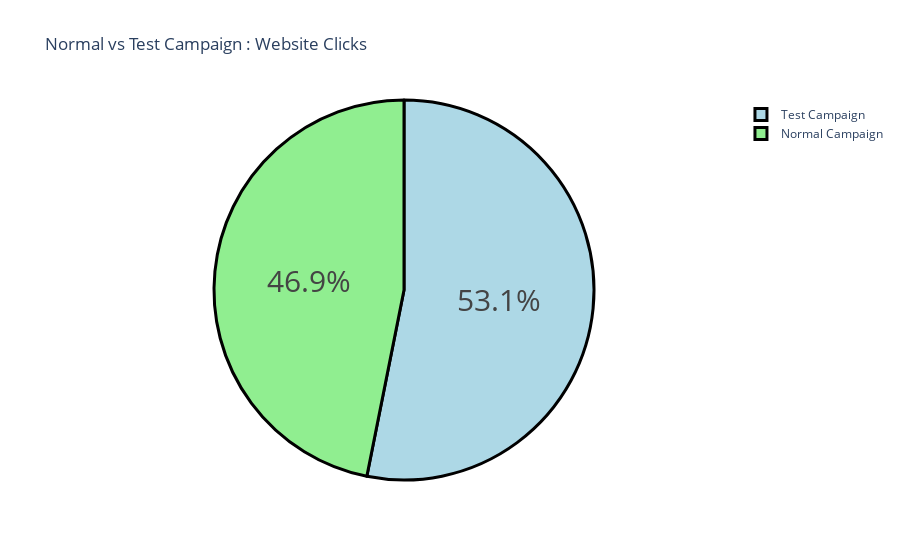

This figure's notebook cell:
### Markdown cell above
**2. Comparing Website Clicks from both Campaigns**

### Code cell
data = {'Category': ["Normal Campaign", "Test Campaign"],
       'values' : [sum(normal_data["Website Clicks"]), sum(test_data["Website Clicks"])]}
df = pd.DataFrame(data)

#pie chart 
fig=px.pie(df, names = "Category", values = "values", title = "Normal vs Test Campaign : Website Clicks")
fig.update_traces(marker=dict(line=dict(color = "black", width = 3)))
fig.update_traces(marker=dict(colors=["lightgreen", "lightblue"]),textfont_size=30)
fig.show()

### Figure 1 — Plotly figure (JSON) as saved in the notebook; plotly's stock layout.template omitted (floating-point values rounded to 4 significant figures)
{"data": [{"domain": {"x": [0, 1], "y": [0, 1]}, "hovertemplate": "Category=%{label}<br>value=%{value}<extra></extra>", "labels": ["Normal Campaign", "Test Campaign"], "legendgroup": "", "marker": {"colors": ["lightgreen", "lightblue"], "line": {"color": "black", "width": 3}}, "name": "", "showlegend": true, "textfont": {"size": 30}, "type": "pie", "values": [159600.0, 180970]}], "layout": {"legend": {"tracegroupgap": 0}, "title": {"text": "Normal vs Test Campaign : Website Clicks"}}}
